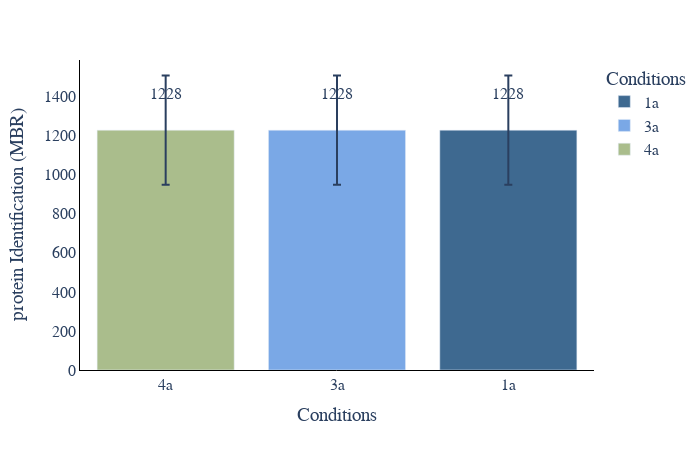

The cell this chart's notebook holds for it:
### Code cell
#ID plot(protein and peptides)
plot_options={
            "mean label": "True",
            "error bar": "ci95", #None, stdev, or ci95
            "X Title": "Conditions",
            "Y Title": "protein Identification (MBR)",
            "color": ["#3E6990", "#7aa8e6","#AABD8C", "#E9E3B4", "#C6878F", "#fac8d3","#F39B6D",  "pink",
                  "orange", "brown", "pink", "gray", "olive", "cyan", "black","red",
                  "yellow","green","blue","indigo","violet"],
            "width": 700,
            "height": 450,
            "font": dict(size=16, family="Arial black"),
            "ID mode": "total",#grouped, total, MS2, grouped_stacked, stacked
            "Group By X": "Conditions", #ID_Mode does MS2 vs MBR
            "Group By Color": "Hours",#ID_Mode does MS2 vs MBR
        }
plot_options["plot_type"] = "1" # 1 is protein, 2 is peptide
figure ,_ ,_ =ID_plots(data_obj, plot_options, saved_settings)
figure.show()

### Figure 1 — Plotly figure (JSON) as saved in the notebook; plotly's stock layout.template omitted (floating-point values rounded to 4 significant figures)
{"data": [{"alignmentgroup": "True", "error_y": {"array": [280.1]}, "hovertemplate": "Conditions=%{x}<br>IDs=%{y}<extra></extra>", "legendgroup": "1a", "marker": {"color": "#3E6990", "pattern": {"shape": ""}}, "name": "1a", "offsetgroup": "1a", "orientation": "v", "showlegend": true, "textposition": "auto", "type": "bar", "x": ["1a"], "xaxis": "x", "y": [1229.0], "yaxis": "y"}, {"alignmentgroup": "True", "error_y": {"array": [280.1]}, "hovertemplate": "Conditions=%{x}<br>IDs=%{y}<extra></extra>", "legendgroup": "3a", "marker": {"color": "#7aa8e6", "pattern": {"shape": ""}}, "name": "3a", "offsetgroup": "3a", "orientation": "v", "showlegend": true, "textposition": "auto", "type": "bar", "x": ["3a"], "xaxis": "x", "y": [1229.0], "yaxis": "y"}, {"alignmentgroup": "True", "error_y": {"array": [280.1]}, "hovertemplate": "Conditions=%{x}<br>IDs=%{y}<extra></extra>", "legendgroup": "4a", "marker": {"color": "#AABD8C", "pattern": {"shape": ""}}, "name": "4a", "offsetgroup": "4a", "orientation": "v", "showlegend": true, "textposition": "auto", "type": "bar", "x": ["4a"], "xaxis": "x", "y": [1229.0], "yaxis": "y"}], "layout": {"annotations": [{"showarrow": false, "text": "1228", "x": "1a", "y": 1413.0}, {"showarrow": false, "text": "1228", "x": "3a", "y": 1413.0}, {"showarrow": false, "text": "1228", "x": "4a", "y": 1413.0}], "barmode": "relative", "font": {"family": "Arial black", "size": 16}, "height": 450, "legend": {"title": {"text": "Conditions"}, "tracegroupgap": 0}, "margin": {"t": 60}, "paper_bgcolor": "rgba(255, 255, 255, 255)", "plot_bgcolor": "rgba(255, 255, 255, 255)", "width": 700, "xaxis": {"anchor": "y", "categoryarray": ["4a", "3a", "1a", "2a"], "categoryorder": "array", "domain": [0, 1], "linecolor": "black", "linewidth": 1, "showline": true, "title": {"text": "Conditions"}}, "yaxis": {"anchor": "x", "domain": [0, 1], "linecolor": "black", "linewidth": 1, "showline": true, "title": {"text": "protein Identification (MBR)"}}}}
